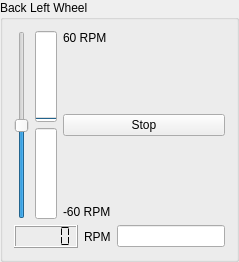
          <widget class="QGroupBox" name="groupBox_5">
           <property name="sizePolicy">
            <sizepolicy hsizetype="Preferred" vsizetype="Preferred">
             <horstretch>1</horstretch>
             <verstretch>1</verstretch>
            </sizepolicy>
           </property>
           <property name="focusPolicy">
            <enum>Qt::NoFocus</enum>
           </property>
           <property name="title">
            <string>Back Left Wheel</string>
           </property>
           <layout class="QVBoxLayout" name="verticalLayout_25">
            <item>
             <layout class="QHBoxLayout" name="horizontalLayout_24">
              <item>
               <widget class="QSlider" name="slider_BackLeftWheel">
                <property name="focusPolicy">
                 <enum>Qt::NoFocus</enum>
                </property>
                <property name="minimum">
                 <number>-100</number>
                </property>
                <property name="maximum">
                 <number>100</number>
                </property>
                <property name="value">
                 <number>0</number>
                </property>
                <property name="orientation">
                 <enum>Qt::Vertical</enum>
                </property>
               </widget>
              </item>
              <item>
               <layout class="QVBoxLayout" name="verticalLayout_26">
                <item>
                 <widget class="QProgressBar" name="progressBar_BackLeftWheelForwards">
                  <property name="focusPolicy">
                   <enum>Qt::NoFocus</enum>
                  </property>
                  <property name="layoutDirection">
                   <enum>Qt::LeftToRight</enum>
                  </property>
                  <property name="value">
                   <number>0</number>
                  </property>
                  <property name="textVisible">
                   <bool>true</bool>
                  </property>
                  <property name="orientation">
                   <enum>Qt::Vertical</enum>
                  </property>
                  <property name="textDirection">
                   <enum>QProgressBar::TopToBottom</enum>
                  </property>
                 </widget>
                </item>
                <item>
                 <widget class="QProgressBar" name="progressBar_BackLeftWheelBackwards">
                  <property name="focusPolicy">
                   <enum>Qt::NoFocus</enum>
                  </property>
                  <property name="layoutDirection">
                   <enum>Qt::LeftToRight</enum>
                  </property>
                  <property name="value">
                   <number>0</number>
                  </property>
                  <property name="orientation">
                   <enum>Qt::Vertical</enum>
                  </property>
                  <property name="invertedAppearance">
                   <bool>true</bool>
                  </property>
                 </widget>
                </item>
               </layout>
              </item>
              <item>
               <layout class="QVBoxLayout" name="verticalLayout_27">
                <item>
                 <widget class="QLabel" name="label_23">
                  <property name="focusPolicy">
                   <enum>Qt::NoFocus</enum>
                  </property>
                  <property name="text">
                   <string>60 RPM</string>
                  </property>
                 </widget>
                </item>
                <item>
                 <spacer name="verticalSpacer_12">
                  <property name="focusPolicy">
                   <enum>Qt::NoFocus</enum>
                  </property>
                  <property name="orientation">
                   <enum>Qt::Vertical</enum>
                  </property>
                  <property name="sizeHint" stdset="0">
                   <size>
                    <width>20</width>
                    <height>40</height>
                   </size>
                  </property>
                 </spacer>
                </item>
                <item>
                 <widget class="QPushButton" name="pushButton_BackLeftWheelStop">
                  <property name="focusPolicy">
                   <enum>Qt::NoFocus</enum>
                  </property>
                  <property name="text">
                   <string>Stop</string>
                  </property>
                 </widget>
                </item>
                <item>
                 <spacer name="verticalSpacer_19">
                  <property name="focusPolicy">
                   <enum>Qt::NoFocus</enum>
                  </property>
                  <property name="orientation">
                   <enum>Qt::Vertical</enum>
                  </property>
                  <property name="sizeHint" stdset="0">
                   <size>
                    <width>20</width>
                    <height>40</height>
                   </size>
                  </property>
                 </spacer>
                </item>
                <item>
                 <widget class="QLabel" name="label_24">
                  <property name="focusPolicy">
                   <enum>Qt::NoFocus</enum>
                  </property>
                  <property name="text">
                   <string>-60 RPM</string>
                  </property>
                 </widget>
                </item>
               </layout>
              </item>
             </layout>
            </item>
            <item>
             <layout class="QHBoxLayout" name="horizontalLayout_25">
              <item>
               <widget class="QLCDNumber" name="lcdNumber_BackLeftWheel">
                <property name="focusPolicy">
                 <enum>Qt::NoFocus</enum>
                </property>
                <property name="smallDecimalPoint">
                 <bool>false</bool>
                </property>
                <property name="segmentStyle">
                 <enum>QLCDNumber::Flat</enum>
                </property>
                <property name="value" stdset="0">
                 <double>0.000000000000000</double>
                </property>
               </widget>
              </item>
              <item>
               <widget class="QLabel" name="label_25">
                <property name="focusPolicy">
                 <enum>Qt::NoFocus</enum>
                </property>
                <property name="text">
                 <string>RPM</string>
                </property>
               </widget>
              </item>
              <item>
               <widget class="IntEdit" name="lineEdit_BackLeftWheel"/>
              </item>
             </layout>
            </item>
           </layout>
          </widget>
